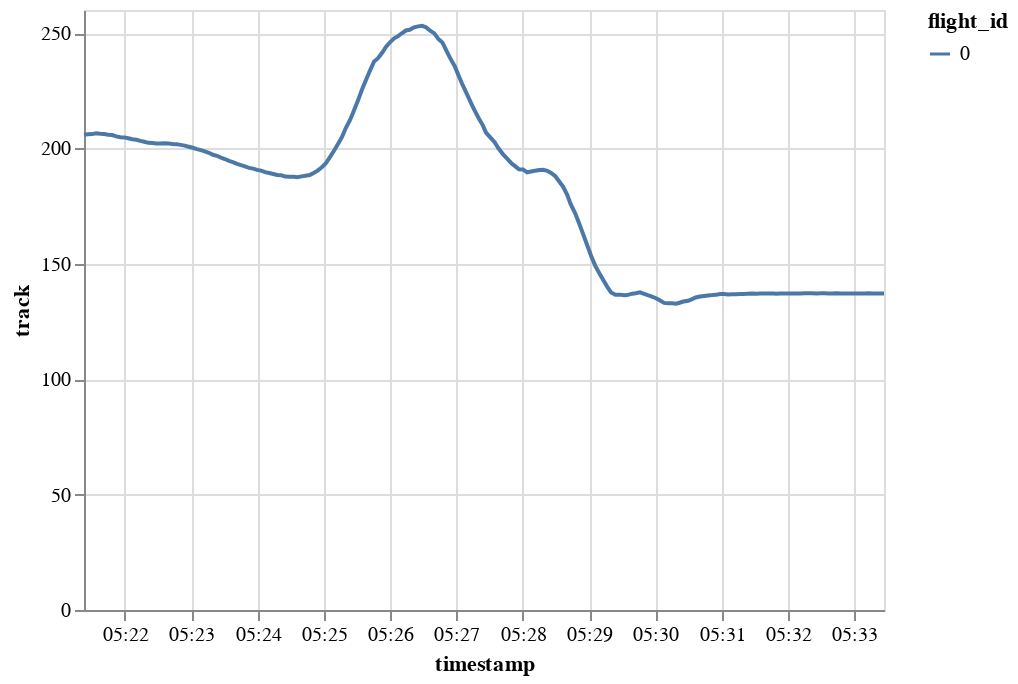

Notebook code cell kept with this figure:
### Code cell
generated.chart().encode(alt.Y("track"), alt.X("timestamp"), alt.Color("flight_id"))

### Figure 1 — Vega-Lite specification as saved in the notebook (floating-point values rounded to 4 significant figures; data arrays with more than 128 entries replaced by an {"elided": "..."} marker saying what was removed)
{"config": {"view": {"continuousWidth": 400, "continuousHeight": 300}}, "data": {"name": "data-b172d518a1eb91be17b91ceec2c387df"}, "mark": "line", "encoding": {"color": {"type": "nominal", "field": "flight_id"}, "x": {"type": "temporal", "field": "timestamp"}, "y": {"type": "quantitative", "field": "track"}}, "$schema": "https://vega.github.io/schema/vega-lite/v4.8.1.json", "datasets": {"data-b172d518a1eb91be17b91ceec2c387df": {"elided": "200 records"}}}
